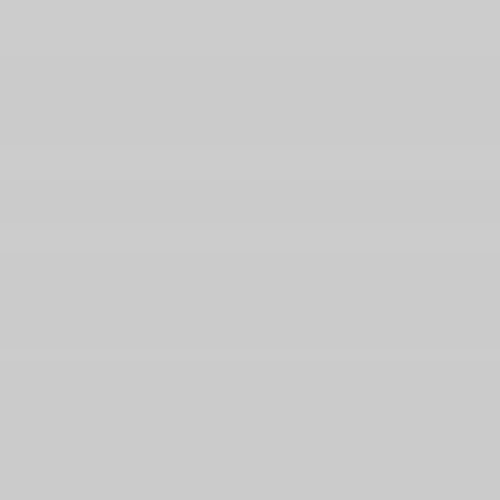
Frame 1 (no input)
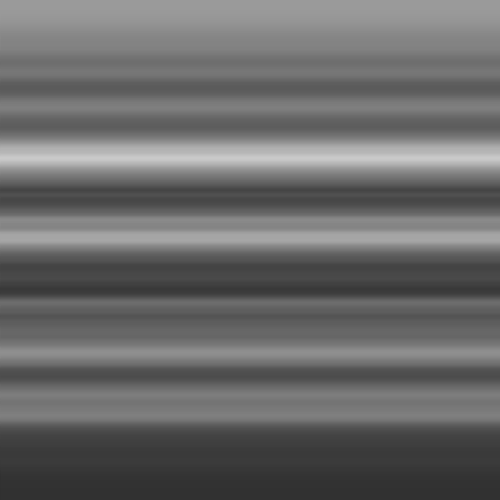
Frame 60 (the mouse pressed at the canvas centre just before this capture)
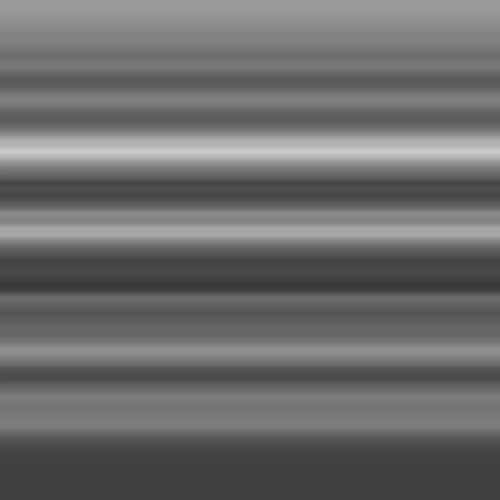
Frame 120 (the mouse held since frame 60 and released just before this capture)

The Processing sketch that drew these frames (run headless with seeded random() and noise(); from frame 60 on, the mouse is pressed at the canvas centre):

// Processing sketch: bw_flow
// ── bw_flow.pde
int s=500;
void setup() {
  size(500, 500);
}
void draw() {
  int f=frameCount;
  for (int i=0; i<s; i++) {
    float r=255*noise(abs(sin(i/250.+0.001*f)*i*0.02));
    stroke(r, r, r, f);
    line(0, i, s, i);
  }
}
